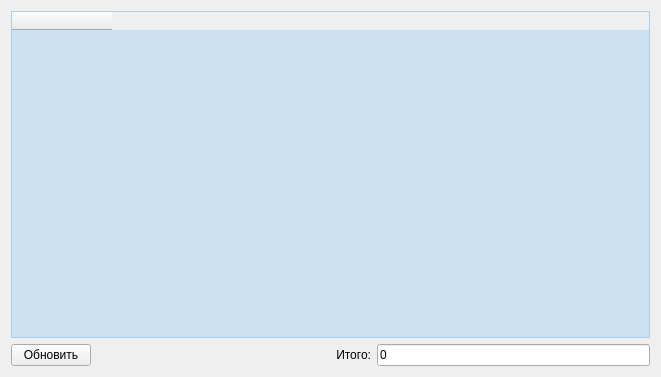
<?xml version="1.0" encoding="UTF-8"?>
<ui version="4.0">
 <class>Form</class>
 <widget class="QWidget" name="Form">
  <property name="geometry">
   <rect>
    <x>0</x>
    <y>0</y>
    <width>661</width>
    <height>377</height>
   </rect>
  </property>
  <property name="windowTitle">
   <string>Осторожно, дорого!</string>
  </property>
  <property name="windowIcon">
   <iconset>
    <normaloff>logo.png</normaloff>logo.png</iconset>
  </property>
  <layout class="QVBoxLayout" name="verticalLayout">
   <item>
    <widget class="QTableWidget" name="table">
     <property name="styleSheet">
      <string notr="true">#table {
	background-color: rgba(65, 173, 255, 0.2);
}</string>
     </property>
     <property name="sizeAdjustPolicy">
      <enum>QAbstractScrollArea::AdjustToContents</enum>
     </property>
     <property name="textElideMode">
      <enum>Qt::ElideMiddle</enum>
     </property>
     <column>
      <property name="text">
       <string/>
      </property>
     </column>
    </widget>
   </item>
   <item>
    <layout class="QHBoxLayout" name="horizontalLayout">
     <item>
      <widget class="QPushButton" name="updateButton">
       <property name="sizePolicy">
        <sizepolicy hsizetype="Maximum" vsizetype="Fixed">
         <horstretch>0</horstretch>
         <verstretch>0</verstretch>
        </sizepolicy>
       </property>
       <property name="text">
        <string>Обновить</string>
       </property>
      </widget>
     </item>
     <item>
      <widget class="QLabel" name="text">
       <property name="text">
        <string>Итого:</string>
       </property>
       <property name="alignment">
        <set>Qt::AlignRight|Qt::AlignTrailing|Qt::AlignVCenter</set>
       </property>
      </widget>
     </item>
     <item>
      <widget class="QLineEdit" name="output">
       <property name="sizePolicy">
        <sizepolicy hsizetype="Minimum" vsizetype="Fixed">
         <horstretch>0</horstretch>
         <verstretch>0</verstretch>
        </sizepolicy>
       </property>
       <property name="text">
        <string>0</string>
       </property>
       <property name="readOnly">
        <bool>true</bool>
       </property>
       <property name="clearButtonEnabled">
        <bool>false</bool>
       </property>
      </widget>
     </item>
    </layout>
   </item>
  </layout>
 </widget>
 <resources/>
 <connections/>
</ui>
